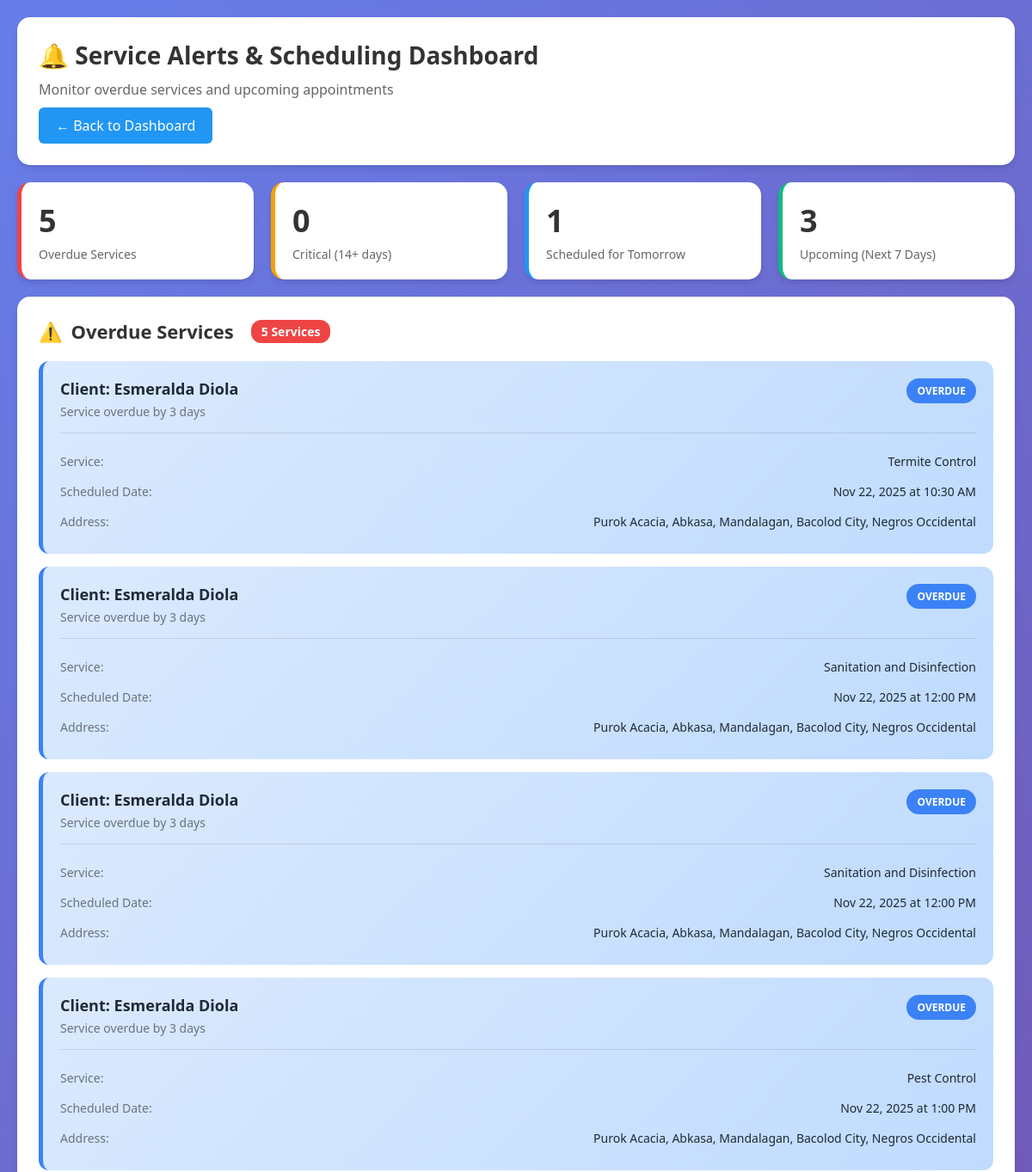
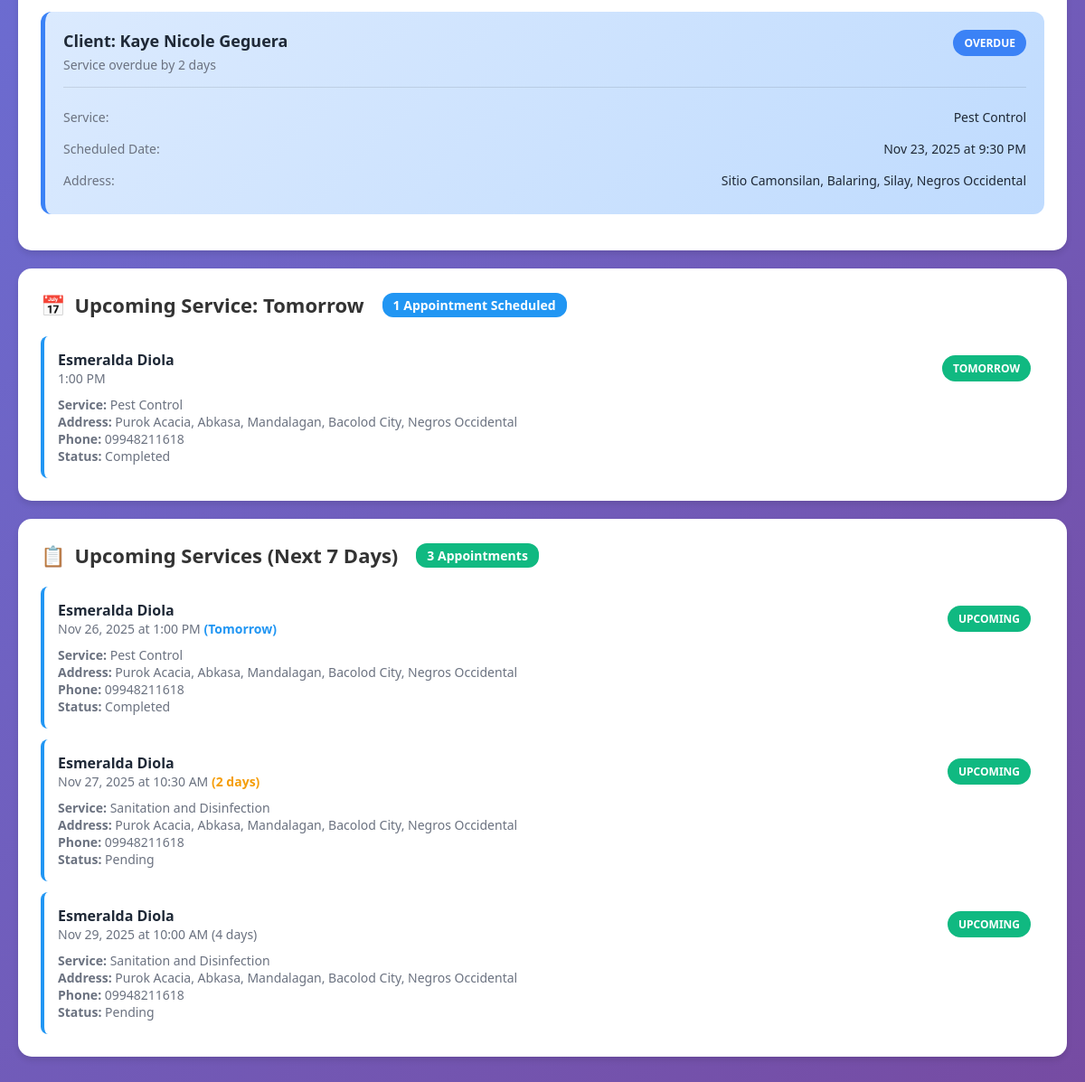
Screenshot of /service_alerts.php with the database file from the repository (2 pictures, top to bottom).
### tables this page shows
CREATE TABLE `service_bookings` (
  `booking_id` int NOT NULL AUTO_INCREMENT,
  `id` int NOT NULL,
  `service_id` int NOT NULL,
  `service_type` varchar(100) DEFAULT NULL,
  `structure_types` varchar(100) DEFAULT NULL,
  `appointment_date` date NOT NULL,
  `appointment_time` varchar(8) DEFAULT NULL,
  `status` enum('Pending','In Progress','Completed','Cancelled') NOT NULL DEFAULT 'Pending',
  `reference_code` varchar(50) DEFAULT NULL,
  `customer_name` varchar(100) NOT NULL,
  `phone_number` varchar(20) DEFAULT NULL,
  `address` text,
  `service_name` varchar(100) NOT NULL,
  `created_at` timestamp NOT NULL DEFAULT CURRENT_TIMESTAMP,
  `price_range_id` int DEFAULT NULL,
  `price_range` varchar(255) DEFAULT NULL,
  `selected_price` decimal(12,2) DEFAULT NULL,
  `contract_path` varchar(255) DEFAULT NULL,
  `customer_note` text,
  `customer_note_timestamp` datetime DEFAULT NULL,
  `customer_note_read` tinyint(1) DEFAULT '0',
  `customer_notes` text,
  `email` varchar(255) DEFAULT NULL,
  `contract_image_path` varchar(255) DEFAULT NULL,
  PRIMARY KEY (`booking_id`),
  UNIQUE KEY `reference_code` (`reference_code`),
  KEY `service_id` (`service_id`),
  KEY `id` (`id`),
  KEY `fk_price_range` (`price_range_id`),
  CONSTRAINT `fk_price_range` FOREIGN KEY (`price_range_id`) REFERENCES `price_ranges` (`price_range_id`),
  CONSTRAINT `service_bookings_ibfk_1` FOREIGN KEY (`service_id`) REFERENCES `services` (`service_id`),
  CONSTRAINT `service_bookings_ibfk_2` FOREIGN KEY (`id`) REFERENCES `users` (`id`)
);

CREATE TABLE `services` (
  `service_id` int NOT NULL AUTO_INCREMENT,
  `service_name` varchar(100) NOT NULL,
  `service_type` varchar(100) DEFAULT NULL,
  `service_details` text,
  `description` text,
  `created_at` timestamp NOT NULL DEFAULT CURRENT_TIMESTAMP,
  `active_ingredient` varchar(100) NOT NULL,
  PRIMARY KEY (`service_id`),
  UNIQUE KEY `service_name` (`service_name`)
);

### service_alerts.php (the view, shortened to what this page needs)
<?php
$conn = new mysqli('localhost', 'root', '', 'pest control');
$today = date('Y-m-d');
$tomorrow = date('Y-m-d', strtotime('+1 day'));
$next_week = date('Y-m-d', strtotime('+7 days'));
$overdue_sql = "
    SELECT
        sb.booking_id,
        sb.customer_name,
        sb.address,
        sb.phone_number,
        sb.appointment_date,
        sb.appointment_time,
        sb.status,
        s.service_name,
        DATEDIFF(?, sb.appointment_date) as days_overdue
    FROM service_bookings sb
    LEFT JOIN services s ON sb.service_id = s.service_id
    WHERE sb.appointment_date < ?
    AND sb.status NOT IN ('Completed', 'Cancelled')
    ORDER BY sb.appointment_date ASC, sb.appointment_time ASC
";
$overdue_stmt = $conn->prepare($overdue_sql);
$overdue_stmt->bind_param('ss', $today, $today);
$overdue_stmt->execute();
$overdue_result = $overdue_stmt->get_result();
$overdue_services = [];
while ($row = $overdue_result->fetch_assoc()) {
    $overdue_services[] = $row;
}
$tomorrow_sql = "
    SELECT
        sb.booking_id,
        sb.customer_name,
        sb.address,
        sb.phone_number,
        sb.appointment_date,
        sb.appointment_time,
        sb.status,
        s.service_name
    FROM service_bookings sb
    LEFT JOIN services s ON sb.service_id = s.service_id
    WHERE sb.appointment_date = ?
    AND sb.status NOT IN ('Cancelled')
    ORDER BY sb.appointment_time ASC
";
$tomorrow_stmt = $conn->prepare($tomorrow_sql);
$tomorrow_stmt->bind_param('s', $tomorrow);
$tomorrow_stmt->execute();
$tomorrow_result = $tomorrow_stmt->get_result();
$tomorrow_services = [];
while ($row = $tomorrow_result->fetch_assoc()) {
    $tomorrow_services[] = $row;
}
$upcoming_sql = "
    SELECT
        sb.booking_id,
        sb.customer_name,
        sb.address,
        sb.phone_number,
        sb.appointment_date,
        sb.appointment_time,
        sb.status,
        s.service_name,
        DATEDIFF(sb.appointment_date, ?) as days_until
    FROM service_bookings sb
    LEFT JOIN services s ON sb.service_id = s.service_id
    WHERE sb.appointment_date > ?
    AND sb.appointment_date <= ?
    AND sb.status NOT IN ('Cancelled')
    ORDER BY sb.appointment_date ASC, sb.appointment_time ASC
    LIMIT 20
";
$upcoming_stmt = $conn->prepare($upcoming_sql);
$upcoming_stmt->bind_param('sss', $today, $today, $next_week);
$upcoming_stmt->execute();
$upcoming_result = $upcoming_stmt->get_result();
$upcoming_services = [];
while ($row = $upcoming_result->fetch_assoc()) {
    $upcoming_services[] = $row;
}
$total_overdue = count($overdue_services);
$total_tomorrow = count($tomorrow_services);
$total_upcoming = count($upcoming_services);
$overdue_by_days = [
    'critical' => [],
    'high' => [],
    'medium' => []
];
foreach ($overdue_services as $service) {
    $days = (int)$service['days_overdue'];
    if ($days >= 14) {
        $overdue_by_days['critical'][] = $service;
    } elseif ($days >= 7) {
        $overdue_by_days['high'][] = $service;
    } else {
        $overdue_by_days['medium'][] = $service;
    }
}
?>
<!DOCTYPE html>
<html>
<head>
</head>
<body>
    <div class="container">
        <header>
            <h1>🔔 Service Alerts & Scheduling Dashboard</h1>
            <p style="color: #666; margin-top: 5px;">Monitor overdue services and upcoming appointments</p>
            <a href="dashboard.php" class="btn">← Back to Dashboard</a>
        </header>
        <div class="stats-grid">
            <div class="stat-card critical">
                <div class="stat-value"><?= $total_overdue ?></div>
                <div class="stat-label">Overdue Services</div>
            </div>
            <div class="stat-card warning">
                <div class="stat-value"><?= count($overdue_by_days['critical']) ?></div>
                <div class="stat-label">Critical (14+ days)</div>
            </div>
            <div class="stat-card info">
                <div class="stat-value"><?= $total_tomorrow ?></div>
                <div class="stat-label">Scheduled for Tomorrow</div>
            </div>
            <div class="stat-card success">
                <div class="stat-value"><?= $total_upcoming ?></div>
                <div class="stat-label">Upcoming (Next 7 Days)</div>
            </div>
        </div>
        <div class="alert-section">
            <h2>
                <span>⚠️</span>
                <span>Overdue Services</span>
                <?php if ($total_overdue > 0): ?>
                    <span style="background: #ef4444; color: white; padding: 4px 12px; border-radius: 12px; font-size: 14px; margin-left: 10px;">
                        <?= $total_overdue ?> <?= $total_overdue == 1 ? 'Service' : 'Services' ?>
                    </span>
                <?php endif; ?>
            </h2>
            <?php if ($total_overdue > 0): ?>
                <?php if (!empty($overdue_by_days['medium'])): ?>
                    <?php foreach ($overdue_by_days['medium'] as $service): ?>
                        <div class="alert-card medium">
                            <div class="alert-header">
                                <div>
                                    <div class="alert-title">Client: <?= htmlspecialchars($service['customer_name']) ?></div>
                                    <div class="alert-subtitle">Service overdue by <?= $service['days_overdue'] ?> days</div>
                                </div>
                                <span class="alert-badge badge-medium">OVERDUE</span>
                            </div>
                            <div class="alert-details">
                                <div class="detail-row">
                                    <span class="detail-label">Service:</span>
                                    <span class="detail-value"><?= htmlspecialchars($service['service_name'] ?: 'N/A') ?></span>
                                </div>
                                <div class="detail-row">
                                    <span class="detail-label">Scheduled Date:</span>
                                    <span class="detail-value"><?= date('M d, Y', strtotime($service['appointment_date'])) ?> at <?= htmlspecialchars($service['appointment_time']) ?></span>
                                </div>
                                <div class="detail-row">
                                    <span class="detail-label">Address:</span>
                                    <span class="detail-value"><?= htmlspecialchars($service['address']) ?></span>
                                </div>
                            </div>
                        </div>
                    <?php endforeach; ?>
                <?php endif; ?>
            <?php endif; ?>
        </div>
        <div class="alert-section">
            <h2>
                <span>📅</span>
                <span>Upcoming Service: Tomorrow</span>
                <?php if ($total_tomorrow > 0): ?>
                    <span style="background: #2196F3; color: white; padding: 4px 12px; border-radius: 12px; font-size: 14px; margin-left: 10px;">
                        <?= $total_tomorrow ?> <?= $total_tomorrow == 1 ? 'Appointment' : 'Appointments' ?> Scheduled
                    </span>
                <?php endif; ?>
            </h2>
            <?php if ($total_tomorrow > 0): ?>
                <div class="service-list">
                    <?php foreach ($tomorrow_services as $service): ?>
                        <div class="service-item">
                            <div class="service-item-header">
                                <div>
                                    <div class="service-name"><?= htmlspecialchars($service['customer_name']) ?></div>
                                    <div class="service-time"><?= htmlspecialchars($service['appointment_time']) ?></div>
                                </div>
                                <span class="alert-badge badge-info">TOMORROW</span>
                            </div>
                            <div class="service-details">
                                <div><strong>Service:</strong> <?= htmlspecialchars($service['service_name'] ?: 'N/A') ?></div>
                                <div><strong>Address:</strong> <?= htmlspecialchars($service['address']) ?></div>
                                <div><strong>Phone:</strong> <?= htmlspecialchars($service['phone_number']) ?></div>
                                <div><strong>Status:</strong> <?= htmlspecialchars($service['status']) ?></div>
                            </div>
                        </div>
                    <?php endforeach; ?>
                </div>
            <?php endif; ?>
        </div>
        <div class="alert-section">
            <h2>
                <span>📋</span>
                <span>Upcoming Services (Next 7 Days)</span>
                <?php if ($total_upcoming > 0): ?>
                    <span style="background: #10b981; color: white; padding: 4px 12px; border-radius: 12px; font-size: 14px; margin-left: 10px;">
                        <?= $total_upcoming ?> <?= $total_upcoming == 1 ? 'Appointment' : 'Appointments' ?>
                    </span>
                <?php endif; ?>
            </h2>
            <?php if ($total_upcoming > 0): ?>
                <div class="service-list">
                    <?php foreach ($upcoming_services as $service): ?>
                        <div class="service-item">
                            <div class="service-item-header">
                                <div>
                                    <div class="service-name"><?= htmlspecialchars($service['customer_name']) ?></div>
                                    <div class="service-time">
                                        <?= date('M d, Y', strtotime($service['appointment_date'])) ?> at <?= htmlspecialchars($service['appointment_time']) ?>
                                        <?php if ($service['days_until'] == 1): ?>
                                            <span style="color: #2196F3; font-weight: bold;">(Tomorrow)</span>
                                        <?php elseif ($service['days_until'] <= 3): ?>
                                            <span style="color: #f59e0b; font-weight: bold;">(<?= $service['days_until'] ?> days)</span>
                                        <?php else: ?>
                                            <span style="color: #6b7280;">(<?= $service['days_until'] ?> days)</span>
                                        <?php endif; ?>
                                    </div>
                                </div>
                                <span class="alert-badge badge-info">UPCOMING</span>
                            </div>
                            <div class="service-details">
                                <div><strong>Service:</strong> <?= htmlspecialchars($service['service_name'] ?: 'N/A') ?></div>
                                <div><strong>Address:</strong> <?= htmlspecialchars($service['address']) ?></div>
                                <div><strong>Phone:</strong> <?= htmlspecialchars($service['phone_number']) ?></div>
                                <div><strong>Status:</strong> <?= htmlspecialchars($service['status']) ?></div>
                            </div>
                        </div>
                    <?php endforeach; ?>
                </div>
            <?php endif; ?>
        </div>
    </div>
</body>
</html>

### service_alerts.php (style rules this page uses)
* { margin: 0; padding: 0; box-sizing: border-box; }
body { font-family: 'Segoe UI', Tahoma, Geneva, Verdana, sans-serif; background: linear-gradient(135deg, #667eea 0%, #764ba2 100%); min-height: 100vh; padding: 20px; }
.container { max-width: 1400px; margin: 0 auto; }
header { background: white; padding: 25px; border-radius: 15px; margin-bottom: 20px; box-shadow: 0 4px 6px rgba(0,0,0,0.1); }
header h1 { color: #333; font-size: 28px; margin-bottom: 10px; }
.btn { display: inline-block; padding: 10px 20px; background: #2196F3; color: white; text-decoration: none; border-radius: 6px; margin-top: 10px; transition: 0.3s; }
.stats-grid { display: grid; grid-template-columns: repeat(auto-fit, minmax(250px, 1fr)); gap: 20px; margin-bottom: 20px; }
.stat-card { background: white; padding: 20px; border-radius: 15px; box-shadow: 0 4px 6px rgba(0,0,0,0.1); }
.stat-card.critical { border-left: 5px solid #ef4444; }
.stat-card.warning { border-left: 5px solid #f59e0b; }
.stat-card.info { border-left: 5px solid #2196F3; }
.stat-card.success { border-left: 5px solid #10b981; }
.stat-value { font-size: 36px; font-weight: bold; color: #333; margin-bottom: 5px; }
.stat-label { color: #666; font-size: 14px; }
.alert-section { background: white; padding: 25px; border-radius: 15px; margin-bottom: 20px; box-shadow: 0 4px 6px rgba(0,0,0,0.1); }
.alert-section h2 { color: #333; font-size: 22px; margin-bottom: 20px; display: flex; align-items: center; gap: 10px; }
.alert-card { padding: 20px; border-radius: 12px; margin-bottom: 15px; border-left: 5px solid; }
.alert-card.medium { background: linear-gradient(135deg, #dbeafe 0%, #bfdbfe 100%); border-color: #3b82f6; }
.alert-header { display: flex; justify-content: space-between; align-items: start; margin-bottom: 15px; }
.alert-title { font-size: 18px; font-weight: bold; color: #1f2937; margin-bottom: 5px; }
.alert-subtitle { color: #6b7280; font-size: 14px; }
.alert-badge { padding: 6px 12px; border-radius: 20px; font-size: 12px; font-weight: bold; }
.badge-medium { background: #3b82f6; color: white; }
.badge-info { background: #10b981; color: white; }
.alert-details { margin-top: 15px; padding-top: 15px; border-top: 1px solid rgba(0,0,0,0.1); }
.detail-row { display: flex; justify-content: space-between; padding: 8px 0; font-size: 14px; }
.detail-label { color: #6b7280; }
.detail-value { color: #1f2937; font-weight: 500; }
.service-list { display: grid; gap: 12px; }
.service-item { background: rgba(255,255,255,0.7); padding: 15px; border-radius: 8px; border-left: 4px solid #2196F3; }
.service-item-header { display: flex; justify-content: space-between; align-items: center; margin-bottom: 10px; }
.service-name { font-weight: bold; color: #1f2937; }
.service-time { color: #6b7280; font-size: 14px; }
.service-details { font-size: 14px; color: #6b7280; }

### rows the page displays
service_bookings: customer_name "Esmeralda Diola", days_overdue "3", service.service_name "Termite Control", appointment_date "Nov 22, 2025", appointment_time "10:30 AM", address "Purok Acacia, Abkasa, Mandalagan, Bacolod City, Negros Occidental"
service_bookings: customer_name "Esmeralda Diola", days_overdue "3", service.service_name "Sanitation and Disinfection", appointment_date "Nov 22, 2025", appointment_time "12:00 PM", address "Purok Acacia, Abkasa, Mandalagan, Bacolod City, Negros Occidental"
service_bookings: customer_name "Esmeralda Diola", days_overdue "3", service.service_name "Sanitation and Disinfection", appointment_date "Nov 22, 2025", appointment_time "12:00 PM", address "Purok Acacia, Abkasa, Mandalagan, Bacolod City, Negros Occidental"
service_bookings: customer_name "Esmeralda Diola", days_overdue "3", service.service_name "Pest Control", appointment_date "Nov 22, 2025", appointment_time "1:00 PM", address "Purok Acacia, Abkasa, Mandalagan, Bacolod City, Negros Occidental"
service_bookings: customer_name "Kaye Nicole Geguera", days_overdue "2", service.service_name "Pest Control", appointment_date "Nov 23, 2025", appointment_time "9:30 PM", address "Sitio Camonsilan, Balaring, Silay, Negros Occidental"
service_bookings: customer_name "Esmeralda Diola", appointment_time "1:00 PM", service.service_name "Pest Control", address "Purok Acacia, Abkasa, Mandalagan, Bacolod City, Negros Occidental", phone_number "09948211618", status "Completed", appointment_date "Nov 26, 2025", shows "(Tomorrow)"
service_bookings: customer_name "Esmeralda Diola", appointment_date "Nov 27, 2025", appointment_time "10:30 AM", days_until "2", service.service_name "Sanitation and Disinfection", address "Purok Acacia, Abkasa, Mandalagan, Bacolod City, Negros Occidental", phone_number "09948211618", status "Pending"
service_bookings: customer_name "Esmeralda Diola", appointment_date "Nov 29, 2025", appointment_time "10:00 AM", days_until "4", service.service_name "Sanitation and Disinfection", address "Purok Acacia, Abkasa, Mandalagan, Bacolod City, Negros Occidental", phone_number "09948211618", status "Pending"

### other values shown
$total_overdue "5"
count($overdue_by_days['critical']) "0"
$total_tomorrow "1"
$total_upcoming "3"
